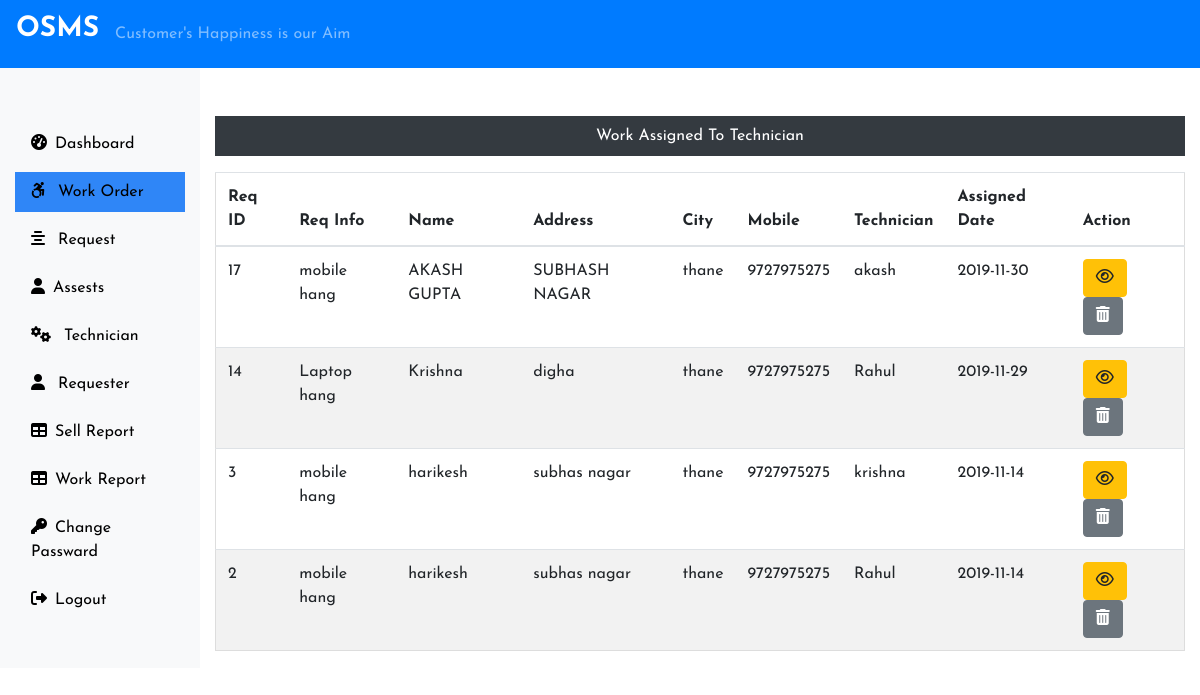
Page /Admin/workOrder.php (signed in) on the committed database.
### tables this page shows
CREATE TABLE IF NOT EXISTS `assign` (
  `aid` int(11) NOT NULL AUTO_INCREMENT,
  `rid` int(11) NOT NULL,
  `request` varchar(255) NOT NULL,
  `description` varchar(255) NOT NULL,
  `name` varchar(255) NOT NULL,
  `address1` varchar(255) NOT NULL,
  `address2` varchar(255) NOT NULL,
  `city` varchar(255) NOT NULL,
  `state` varchar(255) NOT NULL,
  `zip` varchar(255) NOT NULL,
  `email` varchar(255) NOT NULL,
  `mobile` varchar(255) NOT NULL,
  `assign` varchar(255) NOT NULL,
  `date` varchar(255) NOT NULL,
  PRIMARY KEY (`aid`)
);

### Admin/workOrder.php (the view, shortened to what this page needs)
<?php
 include('../connection.php');
 include('includes/header.php');
 ?>
<div class="col-sm-9 col-md-10 mt-5">
<p class="bg-dark text-white text-center p-2">Work Assigned To Technician</p>
  <?php
   $sql = "SELECT * FROM `assign`";
   $result= $conn->query($sql);
   if($result->num_rows > 0){
    echo  '<table class="table">
        <thead>
            <tr>
            <th scope=" col"> Req ID</th>
            <th scope=" col"> Req Info</th>
            <th scope=" col"> Name</th>
            <th scope=" col"> Address</th>
            <th scope=" col"> City</th>
            <th scope=" col">Mobile </th>
            <th scope=" col"> Technician</th>
            <th scope=" col"> Assigned Date</th>
            <th scope=" col"> Action</th>
            </tr>
        </thead>
        <tbody>';
        while($row = $result->fetch_assoc()){
                echo ' <tr>';
                echo '<td>'.$row['rid'].'</td>';
                echo '<td>'.$row['request'].'</td>';
                echo '<td>'.$row['name'].'</td>';
                echo '<td>'.$row['address1'].'</td>';
                echo '<td>'.$row['city'].'</td>';
                echo '<td>'.$row['mobile'].'</td>';
                echo '<td>'.$row['assign'].'</td>';
                echo '<td>'.$row['date'].'</td>';
                echo '<td>';
                echo '<form action="viewAssign.php" method="post"class=" d-inline mr-2">';
                echo '<input type="hidden" name="id" value='.$row["rid"].'><button class="btn btn-warning" name ="view" value ="View" type="submit"><i class="fa fa-eye"></i></button>';
                echo '</form>';
                echo '<form action="" method="post" class="d-inline mr-2">';
                echo '<input type="hidden" name="id" value='.$row["rid"].'><button class="btn btn-secondary" name ="delete" value ="delete" type="submit"><i class="fa fa-trash"></i></button>';
                echo '</form>';
                echo '</td>';
                echo     '</tr>';
             }
             echo  '</tbody>
       </table>';
   }else{
       echo '0 Result';
   }
  ?>
</div>
<?php include('includes/footer.php');?>

### css/styles.css (style rules this page uses)
body { overflow-x: hidden; }
table { border-collapse: collapse; border-spacing: 0; width: 100%; border: 1px solid #ddd; }
th, td { text-align: left; padding: 16px; }
tr:nth-child(even) { background-color: #f2f2f2; }
* { margin: 0; padding: 0; box-sizing: border-box; font-family: 'Josefin Sans', sans-serif; }

### rows in the picture
assign: rid "17", request "mobile hang", name "AKASH GUPTA", address1 "SUBHASH NAGAR", city "thane", mobile "9727975275", assign "akash", date "2019-11-30"
assign: rid "14", request "Laptop hang", name "Krishna", address1 "digha", city "thane", mobile "9727975275", assign "Rahul", date "2019-11-29"
assign: rid "3", request "mobile hang", name "harikesh", address1 "subhas nagar", city "thane", mobile "9727975275", assign "krishna", date "2019-11-14"
assign: rid "2", request "mobile hang", name "harikesh", address1 "subhas nagar", city "thane", mobile "9727975275", assign "Rahul", date "2019-11-14"
